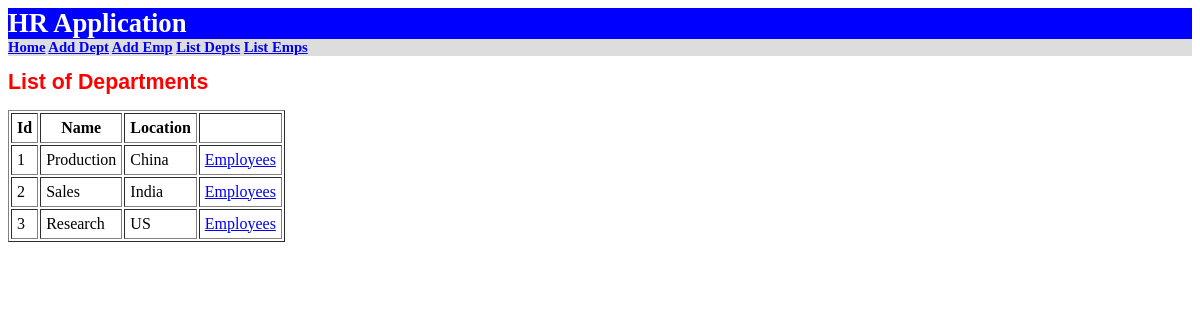
Before: /demo/orm/list_dept/ with the older database file.
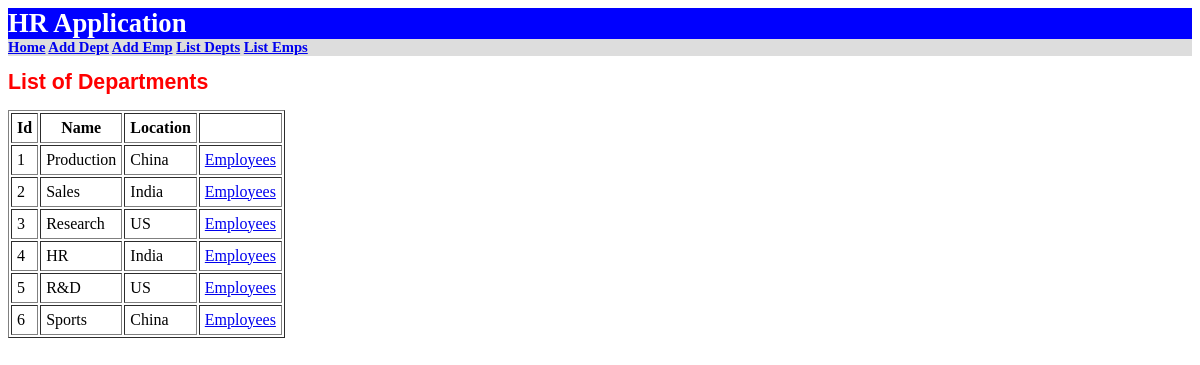
After: the same page with the newer database file.
### demo/models.py (models this page shows, shortened)
class Department(models.Model):
    name = models.CharField(max_length=30)
    location = models.CharField(max_length=30)
    class Meta:
        db_table = 'Departments'

### demo/orm_views.py (the view)
# urls.py: path('list_dept/', list_dept),
def list_dept(request):
    depts = Department.objects.all()
    return render(request, 'demo/orm/list_dept.html', {"depts": depts})

### demo/templates/demo/orm/list_dept.html
{% extends 'demo/orm/master.html' %}
{% block title %}List of Departments {% endblock %}
{% block body %}
<table cellpadding="5pt" border="1">
    <tr>
        <th>Id</th>
        <th>Name</th>
        <th>Location</th>
        <th></th>
    </tr>
    {% for d in depts %}
    <tr>
        <td> {{ d.id }}</td>
        <td> {{ d.name }}</td>
        <td> {{ d.location }}</td>
        <td> <a href="/demo/orm/empbydept/{{d.id}}">Employees</a> </td>
    </tr>
    {% endfor %}
</table>
{% endblock %}

### demo/templates/demo/orm/master.html (shortened to what this page needs)
<!DOCTYPE html>
<html lang="en">
<head>
    {% load static %}
    <link rel="stylesheet" href='{% static "demo/styles.css" %}'/>
</head>
<body>
<div class="banner">HR Application</div>
<div class="menu">
    <a href="/demo/orm/home">Home</a>
    <a href="/demo/orm/add_dept">Add Dept</a>
    <a href="/demo/orm/add_emp">Add Emp</a>
    <a href="/demo/orm/list_dept">List Depts</a>
    <a href="/demo/orm/list_emp">List Emps</a>
</div>
<h1>{% block title %}{% endblock %}</h1>
{% block body %}{% endblock %}
</body>
</html>

### demo/static/demo/styles.css (style rules this page uses)
body { font-family :verdana }
.banner { background-color:blue;color:white; font-size:20pt; font-weight : bold; }
.menu { background-color:#dddddd; font-size:11pt; font-weight: bold; }
h1 { color :red; font-family: arial;font-size:16pt; font-weight:bold }

Changed rows visible on the page:
added Department: id "4", name "HR", location "India"
added Department: id "5", name "R&D", location "US"
added Department: id "6", name "Sports", location "China"
